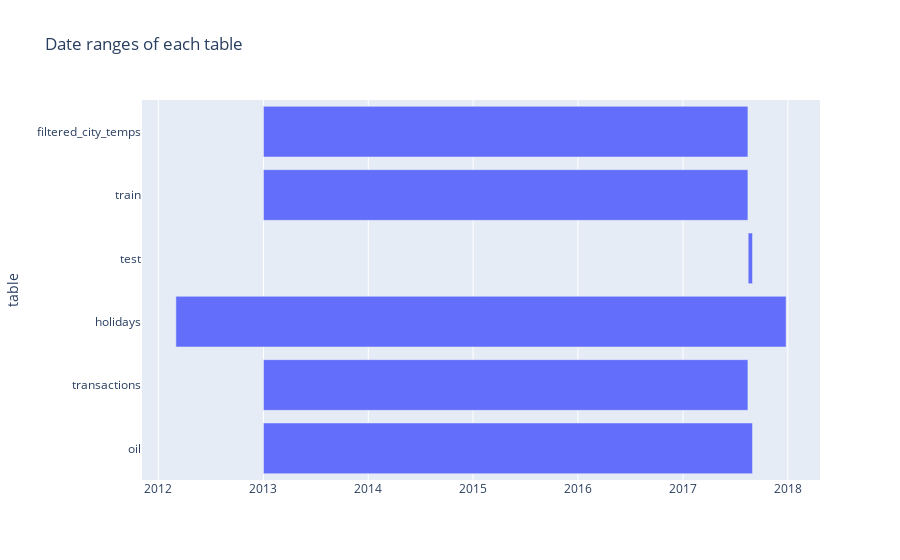

The notebook cell saved with this chart:
### Code cell
fig = px.timeline(_, x_start="start", x_end="end", y="table", title="Date ranges of each table")
fig.update_yaxes(autorange="reversed") # otherwise tasks are listed from the bottom up
fig.show()

### Figure 1 — Plotly figure (JSON) as saved in the notebook; plotly's stock layout.template omitted (floating-point values rounded to 4 significant figures)
{"data": [{"alignmentgroup": "True", "base": ["2013-01-01", "2013-01-01", "2017-08-16", "2012-03-02", "2013-01-01", "2013-01-01"], "hovertemplate": "start=%{base}<br>end=%{x}<br>table=%{y}<extra></extra>", "legendgroup": "", "marker": {"color": "#636efa", "pattern": {"shape": ""}}, "name": "", "offsetgroup": "", "orientation": "h", "showlegend": false, "textposition": "auto", "type": "bar", "x": [145756800000, 145756800000, 1296000000, 183600000000, 145756800000, 147139200000], "xaxis": "x", "y": ["filtered_city_temps", "train", "test", "holidays", "transactions", "oil"], "yaxis": "y"}], "layout": {"barmode": "overlay", "legend": {"tracegroupgap": 0}, "title": {"text": "Date ranges of each table"}, "xaxis": {"anchor": "y", "domain": [0, 1], "type": "date"}, "yaxis": {"anchor": "x", "autorange": "reversed", "domain": [0, 1], "title": {"text": "table"}}}}
